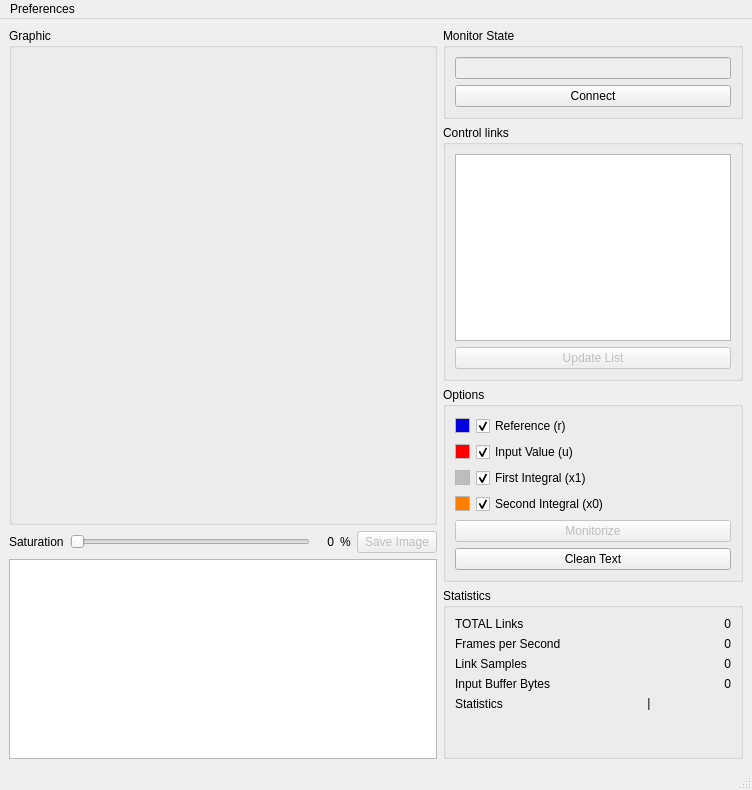
<?xml version="1.0" encoding="UTF-8"?>
<ui version="4.0">
 <class>MainWindow</class>
 <widget class="QMainWindow" name="MainWindow">
  <property name="geometry">
   <rect>
    <x>0</x>
    <y>0</y>
    <width>752</width>
    <height>790</height>
   </rect>
  </property>
  <property name="windowTitle">
   <string>Distributed Control Systems Monitor</string>
  </property>
  <widget class="QWidget" name="centralwidget">
   <layout class="QHBoxLayout" name="horizontalLayout_2">
    <item>
     <layout class="QVBoxLayout" name="verticalLayout_6">
      <item>
       <widget class="QGroupBox" name="groupBox_graphic">
        <property name="sizePolicy">
         <sizepolicy hsizetype="Expanding" vsizetype="Expanding">
          <horstretch>0</horstretch>
          <verstretch>0</verstretch>
         </sizepolicy>
        </property>
        <property name="minimumSize">
         <size>
          <width>0</width>
          <height>200</height>
         </size>
        </property>
        <property name="title">
         <string>Graphic</string>
        </property>
        <layout class="QVBoxLayout" name="verticalLayout_4">
         <item>
          <widget class="MplWidget" name="mplWidget" native="true">
           <property name="sizePolicy">
            <sizepolicy hsizetype="Expanding" vsizetype="Expanding">
             <horstretch>0</horstretch>
             <verstretch>0</verstretch>
            </sizepolicy>
           </property>
          </widget>
         </item>
        </layout>
       </widget>
      </item>
      <item>
       <layout class="QHBoxLayout" name="horizontalLayout">
        <item>
         <widget class="QLabel" name="label_saturation">
          <property name="text">
           <string>Saturation</string>
          </property>
         </widget>
        </item>
        <item>
         <widget class="QSlider" name="slider_saturation">
          <property name="orientation">
           <enum>Qt::Horizontal</enum>
          </property>
         </widget>
        </item>
        <item>
         <widget class="QLabel" name="label_percent_value">
          <property name="minimumSize">
           <size>
            <width>18</width>
            <height>0</height>
           </size>
          </property>
          <property name="toolTip">
           <string notr="true"/>
          </property>
          <property name="statusTip">
           <string notr="true"/>
          </property>
          <property name="lineWidth">
           <number>2</number>
          </property>
          <property name="midLineWidth">
           <number>2</number>
          </property>
          <property name="text">
           <string notr="true">0</string>
          </property>
          <property name="textFormat">
           <enum>Qt::AutoText</enum>
          </property>
          <property name="scaledContents">
           <bool>true</bool>
          </property>
          <property name="alignment">
           <set>Qt::AlignRight|Qt::AlignTrailing|Qt::AlignVCenter</set>
          </property>
          <property name="margin">
           <number>0</number>
          </property>
         </widget>
        </item>
        <item>
         <widget class="QLabel" name="label_percent_symbol">
          <property name="toolTip">
           <string notr="true"/>
          </property>
          <property name="statusTip">
           <string notr="true"/>
          </property>
          <property name="text">
           <string>%</string>
          </property>
         </widget>
        </item>
        <item>
         <widget class="QPushButton" name="pushButton_save">
          <property name="enabled">
           <bool>false</bool>
          </property>
          <property name="text">
           <string>Save Image</string>
          </property>
         </widget>
        </item>
       </layout>
      </item>
      <item>
       <widget class="QTextBrowser" name="textBrowser">
        <property name="maximumSize">
         <size>
          <width>16777215</width>
          <height>200</height>
         </size>
        </property>
       </widget>
      </item>
     </layout>
    </item>
    <item>
     <layout class="QVBoxLayout" name="verticalLayout_5">
      <item>
       <widget class="QGroupBox" name="groupBox_state">
        <property name="maximumSize">
         <size>
          <width>300</width>
          <height>16777215</height>
         </size>
        </property>
        <property name="title">
         <string>Monitor State</string>
        </property>
        <layout class="QVBoxLayout" name="verticalLayout_7">
         <item>
          <widget class="QLineEdit" name="lineEdit_state">
           <property name="enabled">
            <bool>false</bool>
           </property>
           <property name="alignment">
            <set>Qt::AlignCenter</set>
           </property>
          </widget>
         </item>
         <item>
          <widget class="QPushButton" name="pushButton_connect">
           <property name="text">
            <string>Connect</string>
           </property>
           <property name="checkable">
            <bool>true</bool>
           </property>
          </widget>
         </item>
        </layout>
       </widget>
      </item>
      <item>
       <widget class="QGroupBox" name="groupBox_links">
        <property name="maximumSize">
         <size>
          <width>300</width>
          <height>16777215</height>
         </size>
        </property>
        <property name="title">
         <string>Control links</string>
        </property>
        <layout class="QVBoxLayout" name="verticalLayout_3">
         <item>
          <widget class="QListWidget" name="listWidget_link">
           <property name="maximumSize">
            <size>
             <width>16777215</width>
             <height>16777215</height>
            </size>
           </property>
          </widget>
         </item>
         <item>
          <widget class="QPushButton" name="pushButton_reload">
           <property name="enabled">
            <bool>false</bool>
           </property>
           <property name="text">
            <string>Update List</string>
           </property>
           <property name="checkable">
            <bool>true</bool>
           </property>
          </widget>
         </item>
        </layout>
       </widget>
      </item>
      <item>
       <widget class="QGroupBox" name="groupBox_options">
        <property name="sizePolicy">
         <sizepolicy hsizetype="Preferred" vsizetype="Expanding">
          <horstretch>0</horstretch>
          <verstretch>0</verstretch>
         </sizepolicy>
        </property>
        <property name="maximumSize">
         <size>
          <width>300</width>
          <height>16777215</height>
         </size>
        </property>
        <property name="title">
         <string>Options</string>
        </property>
        <layout class="QVBoxLayout" name="verticalLayout_2">
         <item>
          <layout class="QFormLayout" name="formLayout_2">
           <property name="fieldGrowthPolicy">
            <enum>QFormLayout::AllNonFixedFieldsGrow</enum>
           </property>
           <item row="0" column="0">
            <widget class="QTextBrowser" name="textBrowser_color_r">
             <property name="maximumSize">
              <size>
               <width>15</width>
               <height>15</height>
              </size>
             </property>
             <property name="verticalScrollBarPolicy">
              <enum>Qt::ScrollBarAlwaysOff</enum>
             </property>
             <property name="horizontalScrollBarPolicy">
              <enum>Qt::ScrollBarAlwaysOff</enum>
             </property>
             <property name="html">
              <string>&lt;!DOCTYPE HTML PUBLIC &quot;-//W3C//DTD HTML 4.0//EN&quot; &quot;http://www.w3.org/TR/REC-html40/strict.dtd&quot;&gt;
&lt;html&gt;&lt;head&gt;&lt;meta name=&quot;qrichtext&quot; content=&quot;1&quot; /&gt;&lt;style type=&quot;text/css&quot;&gt;
p, li { white-space: pre-wrap; }
&lt;/style&gt;&lt;/head&gt;&lt;body style=&quot; font-family:'Ubuntu'; font-size:11pt; font-weight:400; font-style:normal;&quot; bgcolor=&quot;#0101df&quot;&gt;
&lt;p style=&quot;-qt-paragraph-type:empty; margin-top:0px; margin-bottom:0px; margin-left:0px; margin-right:0px; -qt-block-indent:0; text-indent:0px;&quot;&gt;&lt;/p&gt;&lt;/body&gt;&lt;/html&gt;</string>
             </property>
            </widget>
           </item>
           <item row="0" column="1">
            <widget class="QCheckBox" name="checkBox_R">
             <property name="text">
              <string>Reference (r)</string>
             </property>
             <property name="checked">
              <bool>true</bool>
             </property>
             <property name="tristate">
              <bool>false</bool>
             </property>
            </widget>
           </item>
           <item row="1" column="1">
            <widget class="QCheckBox" name="checkBox_U">
             <property name="text">
              <string>Input Value (u)</string>
             </property>
             <property name="checked">
              <bool>true</bool>
             </property>
            </widget>
           </item>
           <item row="1" column="0">
            <widget class="QTextBrowser" name="textBrowser_color_u">
             <property name="maximumSize">
              <size>
               <width>15</width>
               <height>15</height>
              </size>
             </property>
             <property name="verticalScrollBarPolicy">
              <enum>Qt::ScrollBarAlwaysOff</enum>
             </property>
             <property name="horizontalScrollBarPolicy">
              <enum>Qt::ScrollBarAlwaysOff</enum>
             </property>
             <property name="html">
              <string>&lt;!DOCTYPE HTML PUBLIC &quot;-//W3C//DTD HTML 4.0//EN&quot; &quot;http://www.w3.org/TR/REC-html40/strict.dtd&quot;&gt;
&lt;html&gt;&lt;head&gt;&lt;meta name=&quot;qrichtext&quot; content=&quot;1&quot; /&gt;&lt;style type=&quot;text/css&quot;&gt;
p, li { white-space: pre-wrap; }
&lt;/style&gt;&lt;/head&gt;&lt;body style=&quot; font-family:'Ubuntu'; font-size:11pt; font-weight:400; font-style:normal;&quot; bgcolor=&quot;#ff0000&quot;&gt;
&lt;p style=&quot;-qt-paragraph-type:empty; margin-top:0px; margin-bottom:0px; margin-left:0px; margin-right:0px; -qt-block-indent:0; text-indent:0px;&quot;&gt;&lt;/p&gt;&lt;/body&gt;&lt;/html&gt;</string>
             </property>
            </widget>
           </item>
           <item row="2" column="1">
            <widget class="QCheckBox" name="checkBox_x1">
             <property name="text">
              <string>First Integral (x1)</string>
             </property>
             <property name="checked">
              <bool>true</bool>
             </property>
            </widget>
           </item>
           <item row="2" column="0">
            <widget class="QTextBrowser" name="textBrowser_color_x1">
             <property name="maximumSize">
              <size>
               <width>15</width>
               <height>15</height>
              </size>
             </property>
             <property name="verticalScrollBarPolicy">
              <enum>Qt::ScrollBarAlwaysOff</enum>
             </property>
             <property name="horizontalScrollBarPolicy">
              <enum>Qt::ScrollBarAlwaysOff</enum>
             </property>
             <property name="html">
              <string>&lt;!DOCTYPE HTML PUBLIC &quot;-//W3C//DTD HTML 4.0//EN&quot; &quot;http://www.w3.org/TR/REC-html40/strict.dtd&quot;&gt;
&lt;html&gt;&lt;head&gt;&lt;meta name=&quot;qrichtext&quot; content=&quot;1&quot; /&gt;&lt;style type=&quot;text/css&quot;&gt;
p, li { white-space: pre-wrap; }
&lt;/style&gt;&lt;/head&gt;&lt;body style=&quot; font-family:'Ubuntu'; font-size:11pt; font-weight:400; font-style:normal;&quot; bgcolor=&quot;#bdbdbd&quot;&gt;
&lt;p style=&quot;-qt-paragraph-type:empty; margin-top:0px; margin-bottom:0px; margin-left:0px; margin-right:0px; -qt-block-indent:0; text-indent:0px;&quot;&gt;&lt;/p&gt;&lt;/body&gt;&lt;/html&gt;</string>
             </property>
            </widget>
           </item>
           <item row="3" column="1">
            <widget class="QCheckBox" name="checkBox_x0">
             <property name="text">
              <string>Second Integral (x0)</string>
             </property>
             <property name="checked">
              <bool>true</bool>
             </property>
            </widget>
           </item>
           <item row="3" column="0">
            <widget class="QTextBrowser" name="textBrowser_color_x0">
             <property name="maximumSize">
              <size>
               <width>15</width>
               <height>15</height>
              </size>
             </property>
             <property name="verticalScrollBarPolicy">
              <enum>Qt::ScrollBarAlwaysOff</enum>
             </property>
             <property name="horizontalScrollBarPolicy">
              <enum>Qt::ScrollBarAlwaysOff</enum>
             </property>
             <property name="html">
              <string>&lt;!DOCTYPE HTML PUBLIC &quot;-//W3C//DTD HTML 4.0//EN&quot; &quot;http://www.w3.org/TR/REC-html40/strict.dtd&quot;&gt;
&lt;html&gt;&lt;head&gt;&lt;meta name=&quot;qrichtext&quot; content=&quot;1&quot; /&gt;&lt;style type=&quot;text/css&quot;&gt;
p, li { white-space: pre-wrap; }
&lt;/style&gt;&lt;/head&gt;&lt;body style=&quot; font-family:'Ubuntu'; font-size:11pt; font-weight:400; font-style:normal;&quot; bgcolor=&quot;#ff8000&quot;&gt;
&lt;p style=&quot;-qt-paragraph-type:empty; margin-top:0px; margin-bottom:0px; margin-left:0px; margin-right:0px; -qt-block-indent:0; text-indent:0px;&quot;&gt;&lt;/p&gt;&lt;/body&gt;&lt;/html&gt;</string>
             </property>
            </widget>
           </item>
          </layout>
         </item>
         <item>
          <widget class="QPushButton" name="pushButton_monitor">
           <property name="enabled">
            <bool>false</bool>
           </property>
           <property name="text">
            <string>Monitorize</string>
           </property>
           <property name="checkable">
            <bool>true</bool>
           </property>
           <property name="checked">
            <bool>false</bool>
           </property>
           <property name="autoDefault">
            <bool>false</bool>
           </property>
           <property name="default">
            <bool>false</bool>
           </property>
           <property name="flat">
            <bool>false</bool>
           </property>
          </widget>
         </item>
         <item>
          <widget class="QPushButton" name="pushButton_clear">
           <property name="enabled">
            <bool>true</bool>
           </property>
           <property name="text">
            <string>Clean Text</string>
           </property>
          </widget>
         </item>
        </layout>
       </widget>
      </item>
      <item>
       <widget class="QGroupBox" name="groupBox_statistics">
        <property name="maximumSize">
         <size>
          <width>300</width>
          <height>16777215</height>
         </size>
        </property>
        <property name="title">
         <string>Statistics</string>
        </property>
        <layout class="QVBoxLayout" name="verticalLayout">
         <item>
          <layout class="QFormLayout" name="formLayout">
           <property name="fieldGrowthPolicy">
            <enum>QFormLayout::AllNonFixedFieldsGrow</enum>
           </property>
           <item row="0" column="0">
            <widget class="QLabel" name="label_T">
             <property name="text">
              <string>TOTAL Links</string>
             </property>
            </widget>
           </item>
           <item row="0" column="1">
            <widget class="QLabel" name="label_T_value">
             <property name="minimumSize">
              <size>
               <width>50</width>
               <height>0</height>
              </size>
             </property>
             <property name="text">
              <string>0</string>
             </property>
             <property name="alignment">
              <set>Qt::AlignRight|Qt::AlignTrailing|Qt::AlignVCenter</set>
             </property>
            </widget>
           </item>
           <item row="1" column="0">
            <widget class="QLabel" name="label_fps">
             <property name="text">
              <string>Frames per Second</string>
             </property>
            </widget>
           </item>
           <item row="1" column="1">
            <widget class="QLabel" name="label_fps_value">
             <property name="minimumSize">
              <size>
               <width>50</width>
               <height>0</height>
              </size>
             </property>
             <property name="text">
              <string>0</string>
             </property>
             <property name="alignment">
              <set>Qt::AlignRight|Qt::AlignTrailing|Qt::AlignVCenter</set>
             </property>
            </widget>
           </item>
           <item row="2" column="0">
            <widget class="QLabel" name="label_samples">
             <property name="text">
              <string>Link Samples </string>
             </property>
            </widget>
           </item>
           <item row="2" column="1">
            <widget class="QLabel" name="label_samples_value">
             <property name="minimumSize">
              <size>
               <width>50</width>
               <height>0</height>
              </size>
             </property>
             <property name="lineWidth">
              <number>1</number>
             </property>
             <property name="text">
              <string>0</string>
             </property>
             <property name="alignment">
              <set>Qt::AlignRight|Qt::AlignTrailing|Qt::AlignVCenter</set>
             </property>
            </widget>
           </item>
           <item row="3" column="0">
            <widget class="QLabel" name="label_rx_buff">
             <property name="text">
              <string>Input Buffer Bytes</string>
             </property>
            </widget>
           </item>
           <item row="3" column="1">
            <widget class="QLabel" name="label_rx_buff_value">
             <property name="minimumSize">
              <size>
               <width>50</width>
               <height>0</height>
              </size>
             </property>
             <property name="text">
              <string>0</string>
             </property>
             <property name="alignment">
              <set>Qt::AlignRight|Qt::AlignTrailing|Qt::AlignVCenter</set>
             </property>
            </widget>
           </item>
           <item row="4" column="0">
            <widget class="QLabel" name="label_Est">
             <property name="text">
              <string>Statistics</string>
             </property>
            </widget>
           </item>
           <item row="4" column="1">
            <widget class="QLabel" name="label_Est_value">
             <property name="font">
              <font>
               <family>Courier New</family>
              </font>
             </property>
             <property name="text">
              <string>|</string>
             </property>
             <property name="alignment">
              <set>Qt::AlignCenter</set>
             </property>
            </widget>
           </item>
          </layout>
         </item>
         <item>
          <spacer name="verticalSpacer">
           <property name="orientation">
            <enum>Qt::Vertical</enum>
           </property>
           <property name="sizeHint" stdset="0">
            <size>
             <width>20</width>
             <height>40</height>
            </size>
           </property>
          </spacer>
         </item>
        </layout>
       </widget>
      </item>
     </layout>
    </item>
   </layout>
  </widget>
  <widget class="QMenuBar" name="menubar">
   <property name="geometry">
    <rect>
     <x>0</x>
     <y>0</y>
     <width>752</width>
     <height>25</height>
    </rect>
   </property>
   <widget class="QMenu" name="menuPreferencies">
    <property name="title">
     <string>Preferences</string>
    </property>
    <addaction name="separator"/>
    <addaction name="actionPC_Sensor_Actuador"/>
    <addaction name="actionPC_Monitor"/>
    <addaction name="separator"/>
    <addaction name="actionCatala"/>
    <addaction name="actionEspanol"/>
    <addaction name="actionEnglish"/>
    <addaction name="actionFrench"/>
    <addaction name="separator"/>
   </widget>
   <addaction name="menuPreferencies"/>
  </widget>
  <widget class="QStatusBar" name="statusbar"/>
  <action name="actionPC_Controlador">
   <property name="checkable">
    <bool>true</bool>
   </property>
   <property name="checked">
    <bool>true</bool>
   </property>
   <property name="enabled">
    <bool>false</bool>
   </property>
   <property name="text">
    <string>PC -&gt; Controlador</string>
   </property>
   <property name="iconVisibleInMenu">
    <bool>false</bool>
   </property>
  </action>
  <action name="actionPC_Sensor_Actuador">
   <property name="checkable">
    <bool>true</bool>
   </property>
   <property name="text">
    <string>PC -&gt; Sensor/Actuator</string>
   </property>
  </action>
  <action name="actionPC_Monitor">
   <property name="checkable">
    <bool>true</bool>
   </property>
   <property name="checked">
    <bool>true</bool>
   </property>
   <property name="enabled">
    <bool>false</bool>
   </property>
   <property name="text">
    <string>PC -&gt; Monitor</string>
   </property>
  </action>
  <action name="actionCatala">
   <property name="checkable">
    <bool>true</bool>
   </property>
   <property name="checked">
    <bool>false</bool>
   </property>
   <property name="enabled">
    <bool>true</bool>
   </property>
   <property name="text">
    <string>Català</string>
   </property>
   <property name="whatsThis">
    <string notr="true"/>
   </property>
   <property name="shortcut">
    <string notr="true"/>
   </property>
  </action>
  <action name="actionEspanol">
   <property name="checkable">
    <bool>true</bool>
   </property>
   <property name="enabled">
    <bool>true</bool>
   </property>
   <property name="text">
    <string>Español</string>
   </property>
   <property name="whatsThis">
    <string notr="true"/>
   </property>
   <property name="shortcut">
    <string notr="true"/>
   </property>
  </action>
  <action name="actionEnglish">
   <property name="checkable">
    <bool>true</bool>
   </property>
   <property name="checked">
    <bool>true</bool>
   </property>
   <property name="enabled">
    <bool>false</bool>
   </property>
   <property name="text">
    <string>English</string>
   </property>
   <property name="whatsThis">
    <string notr="true"/>
   </property>
   <property name="shortcut">
    <string notr="true"/>
   </property>
   <property name="iconVisibleInMenu">
    <bool>true</bool>
   </property>
  </action>
  <action name="actionFrench">
   <property name="checkable">
    <bool>true</bool>
   </property>
   <property name="text">
    <string>Française</string>
   </property>
   <property name="whatsThis">
    <string notr="true"/>
   </property>
   <property name="shortcut">
    <string notr="true"/>
   </property>
   <property name="iconVisibleInMenu">
    <bool>true</bool>
   </property>
  </action>
 </widget>
 <customwidgets>
  <customwidget>
   <class>MplWidget</class>
   <extends>QWidget</extends>
   <header>mplwidget</header>
   <container>1</container>
  </customwidget>
 </customwidgets>
 <resources/>
 <connections/>
</ui>
